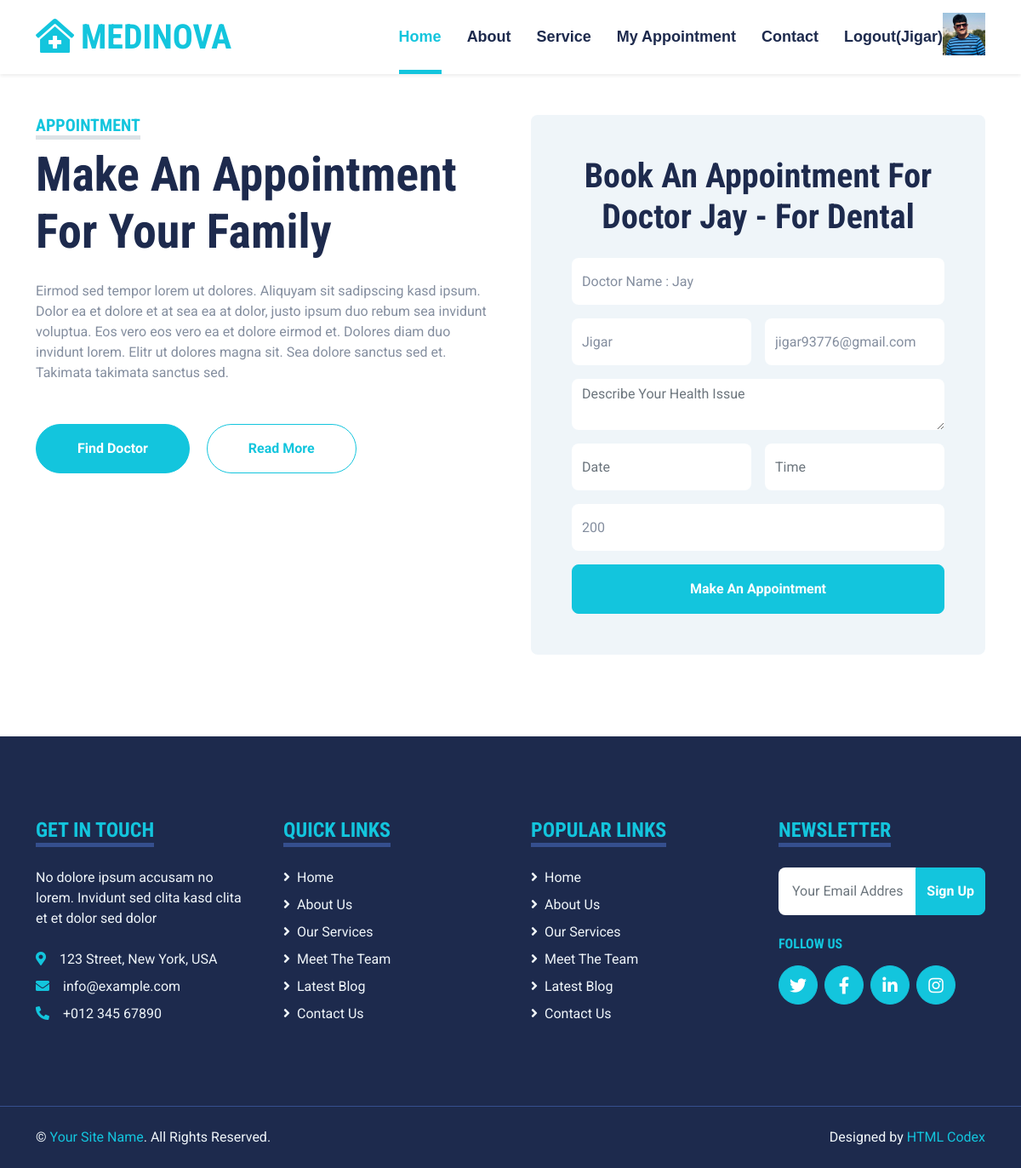
/book-appointment/1/ (signed in), run on the app's committed database.
### myapp/models.py (models this page shows, shortened)
class User(models.Model):
	userchoice=(
			('patient','patient'),
			('doctor','doctor')
		)
	usertype=models.CharField(max_length=100,choices=userchoice)
	fname=models.CharField(max_length=100)
	lname=models.CharField(max_length=100)
	email=models.EmailField()
	mobile=models.PositiveIntegerField()
	address=models.TextField()
	password=models.CharField(max_length=100)
	profile_pic=models.ImageField(upload_to="profile_pic/",default="")

class Doctor(models.Model):
	doctor=models.ForeignKey(User,on_delete=models.CASCADE)
	clinic_address=models.TextField()
	qualification=models.CharField(max_length=100)
	speciality=models.CharField(max_length=100)
	profile=models.BooleanField(default=False)
	charges=models.PositiveIntegerField(default=200)

### myapp/views.py (the view)
# urls.py: path('book-appointment/<int:pk>/',views.book_appointment,name='book-appointment'),
def book_appointment(request,pk):
	doctor=Doctor.objects.get(pk=pk)
	user=User.objects.get(email=request.session['email'])
	if request.method=="POST":
		Appointment.objects.create(
				doctor=doctor,
				user=user,
				date=request.POST['date'],
				time=request.POST['time'],
				health_issue=request.POST['health_issue']
			)
		msg="Appointment Booked Successfully"
		url = "https://www.fast2sms.com/dev/bulkV2"
		querystring = {"authorization":"DwF5Auzh16qo3fXC2JMSTcOiyBEZmWH0eR8GIg4NbQrpUnKsjvhz0YwyOCGvHJEFuXRrTc7feDVaM1NA","message":"Appointment Booked Successfully","language":"english","route":"q","numbers":str(user.mobile)}
		headers = {
		    'cache-control': "no-cache"
		}
		response = requests.request("GET", url, headers=headers, params=querystring)
		return render(request,'appointment.html',{'doctor':doctor,'user':user,'msg':msg})
	else:
		return render(request,'appointment.html',{'doctor':doctor,'user':user})

### myapp/templates/appointment.html (shortened to what this page needs)
{% extends 'header.html' %}
{% load static %}
{% block content %}
<!DOCTYPE html>
<html lang="en">
<head>
</head>
<body>
    <div class="container-fluid py-5">
        <div class="container">
            <div class="row gx-5">
                <div class="col-lg-6 mb-5 mb-lg-0">
                    <div class="mb-4">
                        <h5 class="d-inline-block text-primary text-uppercase border-bottom border-5">Appointment</h5>
                        <h1 class="display-4">Make An Appointment For Your Family</h1>
                    </div>
                    <p class="mb-5">Eirmod sed tempor lorem ut dolores. Aliquyam sit sadipscing kasd ipsum. Dolor ea et dolore et at sea ea at dolor, justo ipsum duo rebum sea invidunt voluptua. Eos vero eos vero ea et dolore eirmod et. Dolores diam duo invidunt lorem. Elitr ut dolores magna sit. Sea dolore sanctus sed et. Takimata takimata sanctus sed.</p>
                    <a class="btn btn-primary rounded-pill py-3 px-5 me-3" href="">Find Doctor</a>
                    <a class="btn btn-outline-primary rounded-pill py-3 px-5" href="">Read More</a>
                </div>
                <div class="col-lg-6">
                    <div class="bg-light text-center rounded p-5">
                        <h1 class="mb-4">Book An Appointment For Doctor {{doctor.doctor.fname}} - For {{doctor.speciality}}</h1>
                        <form method="post" action="{% url 'book-appointment' pk=doctor.pk %}">
                            <div class="row g-3">
                                <div class="col-12 col-sm-12">
                                    <input type="text" class="form-control bg-white border-0" value="Doctor Name : {{doctor.doctor.fname}}" style="height: 55px;" readonly>
                                </div>
                                <div class="col-12 col-sm-6">
                                    <input type="text" class="form-control bg-white border-0" value="{{user.fname}}" style="height: 55px;" readonly>
                                </div>
                                <div class="col-12 col-sm-6">
                                    <input type="email" class="form-control bg-white border-0" value="{{user.email}}" style="height: 55px;" readonly>
                                </div>
                                <div class="col-12 col-sm-12">
                                    <textarea class="form-control bg-white border-0" name="health_issue" placeholder="Describe Your Health Issue"></textarea>
                                </div>
                                <div class="col-12 col-sm-6">
                                    <div class="date" id="date" data-target-input="nearest">
                                        <input type="text"
                                            class="form-control bg-white border-0 datetimepicker-input"
                                            placeholder="Date" data-target="#date" data-toggle="datetimepicker" style="height: 55px;" name="date">
                                    </div>
                                </div>
                                <div class="col-12 col-sm-6">
                                    <div class="time" id="time" data-target-input="nearest">
                                        <input type="text"
                                            class="form-control bg-white border-0 datetimepicker-input"
                                            placeholder="Time" data-target="#time" data-toggle="datetimepicker" style="height: 55px;" name="time">
                                    </div>
                                </div>
                                <div class="col-12 col-sm-12">
                                    <input type="text" class="form-control bg-white border-0" value="{{doctor.charges}}" name="charges" style="height: 55px;" readonly>
                                </div>
                                <div class="col-12">
                                    <button class="btn btn-primary w-100 py-3" type="submit">Make An Appointment</button>
                                </div>
                            </div>
                        </form>
                    </div>
                </div>
            </div>
        </div>
    </div>
</body>
</html>
{% endblock %}

### myapp/templates/header.html (shortened to what this page needs)
{% load static %}
<!DOCTYPE html>
<html lang="en">
<head>
    <link href="https://cdnjs.cloudflare.com/ajax/libs/font-awesome/5.15.0/css/all.min.css" rel="stylesheet">
    <link href="https://cdn.jsdelivr.net/npm/bootstrap-icons@1.4.1/font/bootstrap-icons.css" rel="stylesheet">
    <link href="{% static 'lib/owlcarousel/assets/owl.carousel.min.css' %}" rel="stylesheet">
    <link href="{% static 'lib/tempusdominus/css/tempusdominus-bootstrap-4.min.css' %}" rel="stylesheet" />
    <link href="{% static 'css/bootstrap.min.css' %}" rel="stylesheet">
    <link href="{% static 'css/style.css' %}" rel="stylesheet">
</head>
<body>
    <div class="container-fluid sticky-top bg-white shadow-sm">
        <div class="container">
            <nav class="navbar navbar-expand-lg bg-white navbar-light py-3 py-lg-0">
                <a href="/" class="navbar-brand">
                    <h1 class="m-0 text-uppercase text-primary"><i class="fa fa-clinic-medical me-2"></i>Medinova</h1>
                </a>
                <div class="collapse navbar-collapse" id="navbarCollapse">
                    <div class="navbar-nav ms-auto py-0">
                        <a href="/" class="nav-item nav-link active">Home</a>
                        <a href="{% url 'about' %}" class="nav-item nav-link">About</a>
                        <a href="{% url 'service' %}" class="nav-item nav-link">Service</a>
                        <a href="{% url 'patient-appointment' %}" class="nav-item nav-link">My Appointment</a>
                        <a href="{% url 'contact' %}" class="nav-item nav-link">Contact</a>
                        {% if request.session.email %}
                            <a href="{% url 'logout' %}" class="nav-item nav-link">Logout({{request.session.fname}})</a>
                            <img src="{{request.session.profile_pic}}" height="50px" width="50px" style="margin-top:15px;">
                        {% else %}
                            <a href="{% url 'signup' %}" class="nav-item nav-link">Sign Up</a>
                            <a href="{% url 'login' %}" class="nav-item nav-link">Login</a>
                        {% endif %}
                    </div>
                </div>
            </nav>
        </div>
    </div>
    {% block content %}
    {% endblock %}
    <div class="container-fluid bg-dark text-light mt-5 py-5">
        <div class="container py-5">
            <div class="row g-5">
                <div class="col-lg-3 col-md-6">
                    <h4 class="d-inline-block text-primary text-uppercase border-bottom border-5 border-secondary mb-4">Get In Touch</h4>
                    <p class="mb-4">No dolore ipsum accusam no lorem. Invidunt sed clita kasd clita et et dolor sed dolor</p>
                    <p class="mb-2"><i class="fa fa-map-marker-alt text-primary me-3"></i>123 Street, New York, USA</p>
                    <p class="mb-2"><i class="fa fa-envelope text-primary me-3"></i>info@example.com</p>
                    <p class="mb-0"><i class="fa fa-phone-alt text-primary me-3"></i>+012 345 67890</p>
                </div>
                <div class="col-lg-3 col-md-6">
                    <h4 class="d-inline-block text-primary text-uppercase border-bottom border-5 border-secondary mb-4">Quick Links</h4>
                    <div class="d-flex flex-column justify-content-start">
                        <a class="text-light mb-2" href="#"><i class="fa fa-angle-right me-2"></i>Home</a>
                        <a class="text-light mb-2" href="#"><i class="fa fa-angle-right me-2"></i>About Us</a>
                        <a class="text-light mb-2" href="#"><i class="fa fa-angle-right me-2"></i>Our Services</a>
                        <a class="text-light mb-2" href="#"><i class="fa fa-angle-right me-2"></i>Meet The Team</a>
                        <a class="text-light mb-2" href="#"><i class="fa fa-angle-right me-2"></i>Latest Blog</a>
                        <a class="text-light" href="#"><i class="fa fa-angle-right me-2"></i>Contact Us</a>
                    </div>
                </div>
                <div class="col-lg-3 col-md-6">
                    <h4 class="d-inline-block text-primary text-uppercase border-bottom border-5 border-secondary mb-4">Popular Links</h4>
                    <div class="d-flex flex-column justify-content-start">
                        <a class="text-light mb-2" href="#"><i class="fa fa-angle-right me-2"></i>Home</a>
                        <a class="text-light mb-2" href="#"><i class="fa fa-angle-right me-2"></i>About Us</a>
                        <a class="text-light mb-2" href="#"><i class="fa fa-angle-right me-2"></i>Our Services</a>
                        <a class="text-light mb-2" href="#"><i class="fa fa-angle-right me-2"></i>Meet The Team</a>
                        <a class="text-light mb-2" href="#"><i class="fa fa-angle-right me-2"></i>Latest Blog</a>
                        <a class="text-light" href="#"><i class="fa fa-angle-right me-2"></i>Contact Us</a>
                    </div>
                </div>
                <div class="col-lg-3 col-md-6">
                    <h4 class="d-inline-block text-primary text-uppercase border-bottom border-5 border-secondary mb-4">Newsletter</h4>
                    <form action="">
                        <div class="input-group">
                            <input type="text" class="form-control p-3 border-0" placeholder="Your Email Address">
                            <button class="btn btn-primary">Sign Up</button>
                        </div>
                    </form>
                    <h6 class="text-primary text-uppercase mt-4 mb-3">Follow Us</h6>
                    <div class="d-flex">
                        <a class="btn btn-lg btn-primary btn-lg-square rounded-circle me-2" href="#"><i class="fab fa-twitter"></i></a>
                        <a class="btn btn-lg btn-primary btn-lg-square rounded-circle me-2" href="#"><i class="fab fa-facebook-f"></i></a>
                        <a class="btn btn-lg btn-primary btn-lg-square rounded-circle me-2" href="#"><i class="fab fa-linkedin-in"></i></a>
                        <a class="btn btn-lg btn-primary btn-lg-square rounded-circle" href="#"><i class="fab fa-instagram"></i></a>
                    </div>
                </div>
            </div>
        </div>
    </div>
    <div class="container-fluid bg-dark text-light border-top border-secondary py-4">
        <div class="container">
            <div class="row g-5">
                <div class="col-md-6 text-center text-md-start">
                    <p class="mb-md-0">&copy; <a class="text-primary" href="#">Your Site Name</a>. All Rights Reserved.</p>
                </div>
                <div class="col-md-6 text-center text-md-end">
                    <p class="mb-0">Designed by <a class="text-primary" href="https://htmlcodex.com">HTML Codex</a></p>
                </div>
            </div>
        </div>
    </div>
</body>
</html>

### myapp/static/css/style.css (style rules this page uses)
:root { --primary: #13C5DD; --secondary: #354F8E; --light: #EFF5F9; --dark: #1D2A4D; }
.btn { font-weight: 700; transition: .5s; }
.btn-primary { color: #FFFFFF; }
.btn-lg-square { width: 46px; height: 46px; }
.btn-square, .btn-sm-square, .btn-lg-square { padding-left: 0; padding-right: 0; text-align: center; }
.navbar-light .navbar-nav .nav-link { font-family: 'Jost', sans-serif; position: relative; margin-left: 30px; padding: 30px 0; font-size: 18px; font-weight: 700; color: var(--dark); outline: none; transition: .5s; }
.navbar-light .navbar-nav .nav-link:hover, .navbar-light .navbar-nav .nav-link.active { color: var(--primary); }
@media (min-width: 992px) { .navbar-light .navbar-nav .nav-link::before { position: absolute; content: ""; width: 0; height: 5px; bottom: 0; left: 50%; background: var(--primary); transition: .5s; } }
@media (min-width: 992px) { .navbar-light .navbar-nav .nav-link:hover::before, .navbar-light .navbar-nav .nav-link.active::before { width: 100%; left: 0; } }

### data on the page
User: session.fname "Jigar", fname "Jigar", email "jigar93776@gmail.com"
Doctor: doctor.fname "Jay", speciality "Dental", doctor.fname "Doctor Name : Jay", charges "200"
